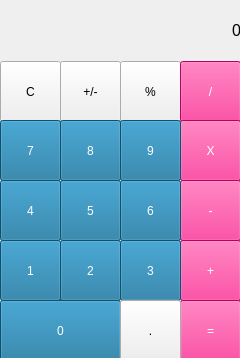
<?xml version="1.0" encoding="UTF-8"?>
<ui version="4.0">
 <class>MainWindow</class>
 <widget class="QMainWindow" name="MainWindow">
  <property name="geometry">
   <rect>
    <x>0</x>
    <y>0</y>
    <width>240</width>
    <height>358</height>
   </rect>
  </property>
  <property name="windowTitle">
   <string>MainWindow</string>
  </property>
  <widget class="QWidget" name="centralwidget">
   <widget class="QLabel" name="label">
    <property name="geometry">
     <rect>
      <x>0</x>
      <y>0</y>
      <width>241</width>
      <height>61</height>
     </rect>
    </property>
    <property name="font">
     <font>
      <pointsize>12</pointsize>
     </font>
    </property>
    <property name="text">
     <string>0</string>
    </property>
    <property name="alignment">
     <set>Qt::AlignRight|Qt::AlignTrailing|Qt::AlignVCenter</set>
    </property>
   </widget>
   <widget class="QPushButton" name="pushButton_temizle">
    <property name="geometry">
     <rect>
      <x>0</x>
      <y>61</y>
      <width>61</width>
      <height>61</height>
     </rect>
    </property>
    <property name="styleSheet">
     <string notr="true">QPushButton{
	color: rgb(255, 255, 255);
	background-color: rgb(255, 162, 162);
	font: 75 16pt &quot;MS Shell Dlg 2&quot;;
}
QPushButton:pressed{
background-color: rgb(0, 0, 0);
}
color: rgb(227, 162, 255);S</string>
    </property>
    <property name="text">
     <string>C</string>
    </property>
   </widget>
   <widget class="QPushButton" name="pushButton_isaret">
    <property name="geometry">
     <rect>
      <x>60</x>
      <y>61</y>
      <width>61</width>
      <height>61</height>
     </rect>
    </property>
    <property name="styleSheet">
     <string notr="true">QPushButton{
	color: rgb(255, 255, 255);
	background-color: rgb(255, 162, 162);
	font: 75 16pt &quot;MS Shell Dlg 2&quot;;
}
QPushButton:pressed{
background-color: rgb(0, 0, 0);
}
color: rgb(227, 162, 255);S</string>
    </property>
    <property name="text">
     <string>+/-</string>
    </property>
   </widget>
   <widget class="QPushButton" name="pushButton_yuzde">
    <property name="geometry">
     <rect>
      <x>120</x>
      <y>61</y>
      <width>61</width>
      <height>61</height>
     </rect>
    </property>
    <property name="styleSheet">
     <string notr="true">QPushButton{
	color: rgb(255, 255, 255);
	background-color: rgb(255, 162, 162);
	font: 75 16pt &quot;MS Shell Dlg 2&quot;;
}
QPushButton:pressed{
background-color: rgb(0, 0, 0);
}
color: rgb(227, 162, 255);S</string>
    </property>
    <property name="text">
     <string>%</string>
    </property>
   </widget>
   <widget class="QPushButton" name="pushButton_bol">
    <property name="geometry">
     <rect>
      <x>180</x>
      <y>61</y>
      <width>61</width>
      <height>61</height>
     </rect>
    </property>
    <property name="styleSheet">
     <string notr="true">QPushButton{
	background-color: rgb(255, 0, 127);
	color: rgb(255, 255, 255);
	font: 75 16pt &quot;MS Shell Dlg 2&quot;;
}
QPushButton:pressed{
background-color: rgb(0, 0, 0);
color: rgb(255, 255, 255);
}</string>
    </property>
    <property name="text">
     <string>/</string>
    </property>
   </widget>
   <widget class="QPushButton" name="pushButton_8">
    <property name="geometry">
     <rect>
      <x>60</x>
      <y>120</y>
      <width>61</width>
      <height>61</height>
     </rect>
    </property>
    <property name="styleSheet">
     <string notr="true">QPushButton{
color: rgb(255, 255, 255);
background-color: rgb(20, 112, 155);
	font: 75 16pt &quot;MS Shell Dlg 2&quot;;
}
QPushButton:pressed{
background-color: rgb(25, 98, 255);
	font: 9pt &quot;MS Shell Dlg 2&quot;;
	
	color: rgb(0, 0, 0);
}</string>
    </property>
    <property name="text">
     <string>8</string>
    </property>
   </widget>
   <widget class="QPushButton" name="pushButton_carp">
    <property name="geometry">
     <rect>
      <x>180</x>
      <y>120</y>
      <width>61</width>
      <height>61</height>
     </rect>
    </property>
    <property name="styleSheet">
     <string notr="true">QPushButton{
	background-color: rgb(255, 0, 127);
	color: rgb(255, 255, 255);
	font: 75 16pt &quot;MS Shell Dlg 2&quot;;
}
QPushButton:pressed{
background-color: rgb(0, 0, 0);
color: rgb(255, 255, 255);
}</string>
    </property>
    <property name="text">
     <string>X</string>
    </property>
   </widget>
   <widget class="QPushButton" name="pushButton_7">
    <property name="geometry">
     <rect>
      <x>0</x>
      <y>120</y>
      <width>61</width>
      <height>61</height>
     </rect>
    </property>
    <property name="styleSheet">
     <string notr="true">QPushButton{
color: rgb(255, 255, 255);
background-color: rgb(20, 112, 155);
	font: 75 16pt &quot;MS Shell Dlg 2&quot;;
}
QPushButton:pressed{
background-color: rgb(25, 98, 255);
	font: 9pt &quot;MS Shell Dlg 2&quot;;
	
	color: rgb(0, 0, 0);
}</string>
    </property>
    <property name="text">
     <string>7</string>
    </property>
   </widget>
   <widget class="QPushButton" name="pushButton_9">
    <property name="geometry">
     <rect>
      <x>120</x>
      <y>120</y>
      <width>61</width>
      <height>61</height>
     </rect>
    </property>
    <property name="styleSheet">
     <string notr="true">QPushButton{
color: rgb(255, 255, 255);
background-color: rgb(20, 112, 155);
	font: 75 16pt &quot;MS Shell Dlg 2&quot;;
}
QPushButton:pressed{
background-color: rgb(25, 98, 255);
	font: 9pt &quot;MS Shell Dlg 2&quot;;
	
	color: rgb(0, 0, 0);
}</string>
    </property>
    <property name="text">
     <string>9</string>
    </property>
   </widget>
   <widget class="QPushButton" name="pushButton_5">
    <property name="geometry">
     <rect>
      <x>60</x>
      <y>180</y>
      <width>61</width>
      <height>61</height>
     </rect>
    </property>
    <property name="styleSheet">
     <string notr="true">QPushButton{
color: rgb(255, 255, 255);
background-color: rgb(20, 112, 155);
	font: 75 16pt &quot;MS Shell Dlg 2&quot;;
}
QPushButton:pressed{
background-color: rgb(25, 98, 255);
	font: 9pt &quot;MS Shell Dlg 2&quot;;
	
	color: rgb(0, 0, 0);
}</string>
    </property>
    <property name="text">
     <string>5</string>
    </property>
   </widget>
   <widget class="QPushButton" name="pushButton_eksi">
    <property name="geometry">
     <rect>
      <x>180</x>
      <y>180</y>
      <width>61</width>
      <height>61</height>
     </rect>
    </property>
    <property name="styleSheet">
     <string notr="true">QPushButton{
	background-color: rgb(255, 0, 127);
	color: rgb(255, 255, 255);
	font: 75 16pt &quot;MS Shell Dlg 2&quot;;
}
QPushButton:pressed{
background-color: rgb(0, 0, 0);
color: rgb(255, 255, 255);
}</string>
    </property>
    <property name="text">
     <string>-</string>
    </property>
   </widget>
   <widget class="QPushButton" name="pushButton_4">
    <property name="geometry">
     <rect>
      <x>0</x>
      <y>180</y>
      <width>61</width>
      <height>61</height>
     </rect>
    </property>
    <property name="styleSheet">
     <string notr="true">QPushButton{
color: rgb(255, 255, 255);
background-color: rgb(20, 112, 155);
	font: 75 16pt &quot;MS Shell Dlg 2&quot;;
}
QPushButton:pressed{
background-color: rgb(25, 98, 255);
	font: 9pt &quot;MS Shell Dlg 2&quot;;
	
	color: rgb(0, 0, 0);
}</string>
    </property>
    <property name="text">
     <string>4</string>
    </property>
   </widget>
   <widget class="QPushButton" name="pushButton_6">
    <property name="geometry">
     <rect>
      <x>120</x>
      <y>180</y>
      <width>61</width>
      <height>61</height>
     </rect>
    </property>
    <property name="styleSheet">
     <string notr="true">QPushButton{
color: rgb(255, 255, 255);
background-color: rgb(20, 112, 155);
	font: 75 16pt &quot;MS Shell Dlg 2&quot;;
}
QPushButton:pressed{
background-color: rgb(25, 98, 255);
	font: 9pt &quot;MS Shell Dlg 2&quot;;
	
	color: rgb(0, 0, 0);
}</string>
    </property>
    <property name="text">
     <string>6</string>
    </property>
   </widget>
   <widget class="QPushButton" name="pushButton_2">
    <property name="geometry">
     <rect>
      <x>60</x>
      <y>240</y>
      <width>61</width>
      <height>61</height>
     </rect>
    </property>
    <property name="styleSheet">
     <string notr="true">QPushButton{
color: rgb(255, 255, 255);
background-color: rgb(20, 112, 155);
	font: 75 16pt &quot;MS Shell Dlg 2&quot;;
}
QPushButton:pressed{
background-color: rgb(25, 98, 255);
	font: 9pt &quot;MS Shell Dlg 2&quot;;
	
	color: rgb(0, 0, 0);
}</string>
    </property>
    <property name="text">
     <string>2</string>
    </property>
   </widget>
   <widget class="QPushButton" name="pushButton_arti">
    <property name="geometry">
     <rect>
      <x>180</x>
      <y>240</y>
      <width>61</width>
      <height>61</height>
     </rect>
    </property>
    <property name="styleSheet">
     <string notr="true">QPushButton{
	background-color: rgb(255, 0, 127);
	color: rgb(255, 255, 255);
	font: 75 16pt &quot;MS Shell Dlg 2&quot;;
}
QPushButton:pressed{
background-color: rgb(0, 0, 0);
color: rgb(255, 255, 255);
}</string>
    </property>
    <property name="text">
     <string>+</string>
    </property>
   </widget>
   <widget class="QPushButton" name="pushButton_1">
    <property name="geometry">
     <rect>
      <x>0</x>
      <y>240</y>
      <width>61</width>
      <height>61</height>
     </rect>
    </property>
    <property name="styleSheet">
     <string notr="true">QPushButton{
color: rgb(255, 255, 255);
background-color: rgb(20, 112, 155);
	font: 75 16pt &quot;MS Shell Dlg 2&quot;;
}
QPushButton:pressed{
background-color: rgb(25, 98, 255);
	font: 9pt &quot;MS Shell Dlg 2&quot;;
	
	color: rgb(0, 0, 0);
}</string>
    </property>
    <property name="text">
     <string>1</string>
    </property>
   </widget>
   <widget class="QPushButton" name="pushButton_3">
    <property name="geometry">
     <rect>
      <x>120</x>
      <y>240</y>
      <width>61</width>
      <height>61</height>
     </rect>
    </property>
    <property name="styleSheet">
     <string notr="true">QPushButton{
color: rgb(255, 255, 255);
background-color: rgb(20, 112, 155);
	font: 75 16pt &quot;MS Shell Dlg 2&quot;;
}
QPushButton:pressed{
background-color: rgb(25, 98, 255);
	font: 9pt &quot;MS Shell Dlg 2&quot;;
	
	color: rgb(0, 0, 0);
}</string>
    </property>
    <property name="text">
     <string>3</string>
    </property>
   </widget>
   <widget class="QPushButton" name="pushButton_esittir">
    <property name="geometry">
     <rect>
      <x>180</x>
      <y>300</y>
      <width>61</width>
      <height>61</height>
     </rect>
    </property>
    <property name="styleSheet">
     <string notr="true">QPushButton{
	background-color: rgb(255, 0, 127);
	color: rgb(255, 255, 255);
	font: 75 16pt &quot;MS Shell Dlg 2&quot;;
}
QPushButton:pressed{
background-color: rgb(0, 0, 0);
color: rgb(255, 255, 255);
}</string>
    </property>
    <property name="text">
     <string>=</string>
    </property>
   </widget>
   <widget class="QPushButton" name="pushButton_0">
    <property name="geometry">
     <rect>
      <x>0</x>
      <y>300</y>
      <width>121</width>
      <height>61</height>
     </rect>
    </property>
    <property name="styleSheet">
     <string notr="true">QPushButton{
color: rgb(255, 255, 255);
background-color: rgb(20, 112, 155);
	font: 75 16pt &quot;MS Shell Dlg 2&quot;;
}
QPushButton:pressed{
background-color: rgb(25, 98, 255);
	font: 9pt &quot;MS Shell Dlg 2&quot;;
	
	color: rgb(0, 0, 0);
}</string>
    </property>
    <property name="text">
     <string>0</string>
    </property>
   </widget>
   <widget class="QPushButton" name="pushButton_nokta">
    <property name="geometry">
     <rect>
      <x>120</x>
      <y>300</y>
      <width>61</width>
      <height>61</height>
     </rect>
    </property>
    <property name="styleSheet">
     <string notr="true">QPushButton{
	color: rgb(255, 255, 255);
	background-color: rgb(255, 162, 162);
	font: 75 16pt &quot;MS Shell Dlg 2&quot;;
}
QPushButton:pressed{
background-color: rgb(0, 0, 0);
}
color: rgb(227, 162, 255);S</string>
    </property>
    <property name="text">
     <string>.</string>
    </property>
   </widget>
  </widget>
 </widget>
 <resources/>
 <connections/>
</ui>
